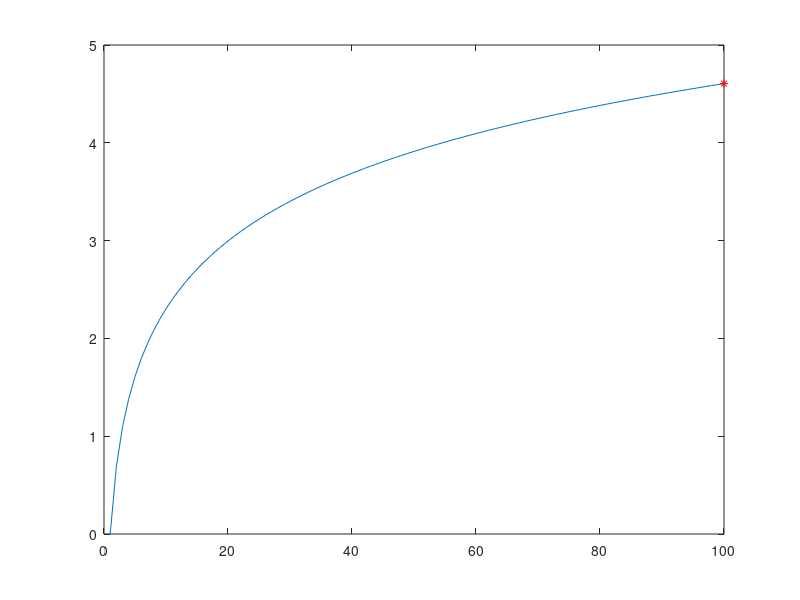

Write the MATLAB code that produced this figure. (Note: this script raises an error after producing the figure.)
% %% Point move with a curve
% % DESCRIPTIVE TEXT
% %# control animation speed
% DELAY = 0.01;
% numPoints = 600;
% 
% %# create data
% x = linspace(0,10,numPoints);
% y = log(x);
% 
% %# plot graph
% figure('DoubleBuffer','on')                  %# no flickering
% plot(x,y, 'LineWidth',2), grid on
% xlabel('x'), ylabel('y'), title('y = log(x)')
% 
% %# create moving point + coords text
% hLine = line('XData',x(1), 'YData',y(1), 'Color','r', ...
%     'Marker','o', 'MarkerSize',6, 'LineWidth',2);
% hTxt = text(x(1), y(1), sprintf('(%.3f,%.3f)',x(1),y(1)), ...
%     'Color',[0.2 0.2 0.2], 'FontSize',8, ...
%     'HorizontalAlignment','left', 'VerticalAlignment','top');
% 
% %# infinite loop
% i = 1;                                       %# index
% while true      
%     %# update point & text
%     set(hLine, 'XData',x(i), 'YData',y(i))   
%     set(hTxt, 'Position',[x(i) y(i)], ...
%         'String',sprintf('(%.3f,%.3f)',[x(i) y(i)]))        
%     drawnow                                  %# force refresh
%     %#pause(DELAY)                           %# slow down animation
% 
%     i = rem(i+1,numPoints)+1;                %# circular increment
%     if ~ishandle(hLine), break; end          %# in case you close the figure
% end


%% SECTION TITLE
% DESCRIPTIVE TEXT
x = 1:100;
y = log(x);
DELAY = 0.05;
for i = 1:numel(x)
    clf;
    plot(x,y);
    hold on;
    plot(x(i),y(i),'r*');
    pause(DELAY);
    
    M(i)=getframe(gcf);
    
end

VideoWriter(M,'WaveMovie.avi');















